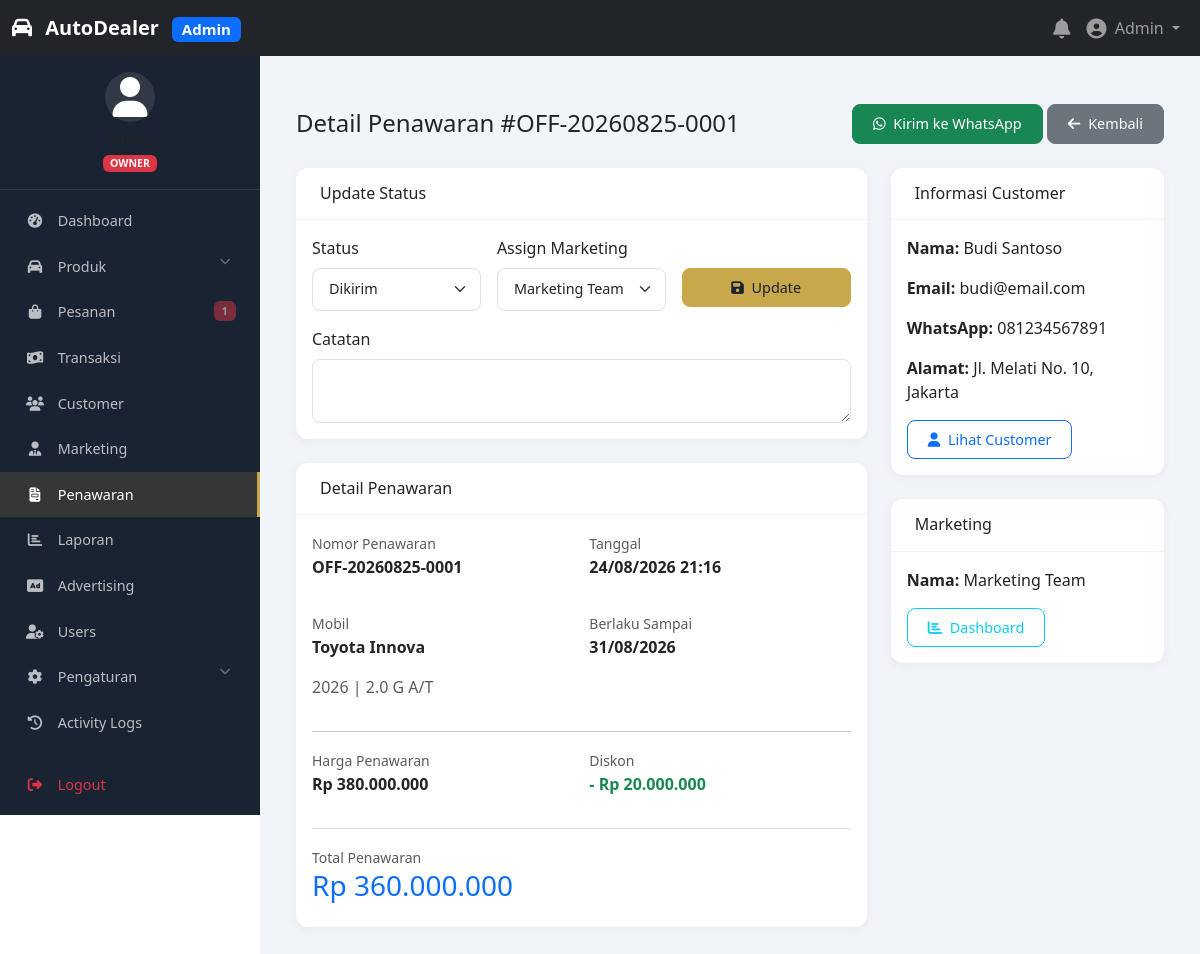
Screenshot of /admin/offers/detail.php?id=1 (signed in) with the database file from the repository.
### tables this page shows
CREATE TABLE IF NOT EXISTS users (
    id INT PRIMARY KEY AUTO_INCREMENT,
    username VARCHAR(50) UNIQUE DEFAULT NULL,
    email VARCHAR(100) UNIQUE NOT NULL,
    password VARCHAR(255) NOT NULL,
    first_name VARCHAR(50) DEFAULT NULL,
    last_name VARCHAR(50) DEFAULT NULL,
    phone VARCHAR(20) DEFAULT NULL,
    avatar VARCHAR(255) DEFAULT NULL,
    role ENUM('owner', 'supervisor', 'marketing', 'customer') DEFAULT 'customer',
    status ENUM('active', 'inactive', 'suspended') DEFAULT 'active',
    last_login DATETIME DEFAULT NULL,
    remember_token VARCHAR(255) DEFAULT NULL,
    created_at TIMESTAMP DEFAULT CURRENT_TIMESTAMP,
    updated_at TIMESTAMP DEFAULT CURRENT_TIMESTAMP ON UPDATE CURRENT_TIMESTAMP,
    INDEX idx_email (email),
    INDEX idx_username (username),
    INDEX idx_role (role),
    INDEX idx_status (status)
);

CREATE TABLE IF NOT EXISTS offers (
    id INT PRIMARY KEY AUTO_INCREMENT,
    offer_number VARCHAR(30) UNIQUE NOT NULL,
    customer_id INT NOT NULL,
    product_id INT NOT NULL,
    marketing_id INT DEFAULT NULL,
    price DECIMAL(15,2) NOT NULL,
    discount DECIMAL(15,2) DEFAULT 0,
    final_price DECIMAL(15,2) NOT NULL,
    notes TEXT DEFAULT NULL,
    status ENUM('draft', 'sent', 'accepted', 'rejected', 'expired') DEFAULT 'draft',
    valid_until DATE DEFAULT NULL,
    created_at TIMESTAMP DEFAULT CURRENT_TIMESTAMP,
    updated_at TIMESTAMP DEFAULT CURRENT_TIMESTAMP ON UPDATE CURRENT_TIMESTAMP,
    FOREIGN KEY (customer_id) REFERENCES customers(id) ON DELETE CASCADE,
    FOREIGN KEY (product_id) REFERENCES products(id) ON DELETE CASCADE,
    FOREIGN KEY (marketing_id) REFERENCES marketing(id) ON DELETE SET NULL,
    INDEX idx_offer_number (offer_number),
    INDEX idx_customer (customer_id),
    INDEX idx_status (status)
);

CREATE TABLE IF NOT EXISTS marketing (
    id INT PRIMARY KEY AUTO_INCREMENT,
    user_id INT NOT NULL,
    full_name VARCHAR(100) NOT NULL,
    email VARCHAR(100) UNIQUE NOT NULL,
    phone VARCHAR(20) DEFAULT NULL,
    target_sales INT DEFAULT 0,
    commission_rate DECIMAL(5,2) DEFAULT 0,
    status ENUM('active', 'inactive') DEFAULT 'active',
    created_at TIMESTAMP DEFAULT CURRENT_TIMESTAMP,
    updated_at TIMESTAMP DEFAULT CURRENT_TIMESTAMP ON UPDATE CURRENT_TIMESTAMP,
    FOREIGN KEY (user_id) REFERENCES users(id) ON DELETE CASCADE,
    INDEX idx_email (email),
    INDEX idx_status (status)
);

CREATE TABLE IF NOT EXISTS brands (
    id INT PRIMARY KEY AUTO_INCREMENT,
    name VARCHAR(50) NOT NULL,
    slug VARCHAR(50) UNIQUE NOT NULL,
    logo VARCHAR(255) DEFAULT NULL,
    description TEXT DEFAULT NULL,
    status ENUM('active', 'inactive') DEFAULT 'active',
    sort_order INT DEFAULT 0,
    created_at TIMESTAMP DEFAULT CURRENT_TIMESTAMP,
    updated_at TIMESTAMP DEFAULT CURRENT_TIMESTAMP ON UPDATE CURRENT_TIMESTAMP,
    INDEX idx_slug (slug),
    INDEX idx_status (status)
);

CREATE TABLE IF NOT EXISTS products (
    id INT PRIMARY KEY AUTO_INCREMENT,
    brand_id INT NOT NULL,
    model VARCHAR(100) NOT NULL,
    variant VARCHAR(100) DEFAULT NULL,
    slug VARCHAR(150) UNIQUE NOT NULL,
    year INT DEFAULT NULL,
    price DECIMAL(15,2) NOT NULL,
    promo_price DECIMAL(15,2) DEFAULT NULL,
    mileage INT DEFAULT NULL,
    transmission ENUM('Manual', 'Automatic', 'CVT', 'DCT') DEFAULT 'Manual',
    fuel_type ENUM('Bensin', 'Diesel', 'Electric', 'Hybrid') DEFAULT 'Bensin',
    color VARCHAR(50) DEFAULT NULL,
    `condition` ENUM('Baru', 'Bekas', 'Reconditioned') DEFAULT 'Baru',
    stock INT DEFAULT 1,
    vin VARCHAR(50) DEFAULT NULL,
    description TEXT DEFAULT NULL,
    specifications JSON DEFAULT NULL,
    is_featured BOOLEAN DEFAULT FALSE,
    is_promo BOOLEAN DEFAULT FALSE,
    status ENUM('available', 'sold', 'reserved', 'inactive') DEFAULT 'available',
    views INT DEFAULT 0,
    created_at TIMESTAMP DEFAULT CURRENT_TIMESTAMP,
    updated_at TIMESTAMP DEFAULT CURRENT_TIMESTAMP ON UPDATE CURRENT_TIMESTAMP,
    FOREIGN KEY (brand_id) REFERENCES brands(id) ON DELETE CASCADE,
    INDEX idx_brand (brand_id),
    INDEX idx_slug (slug),
    INDEX idx_status (status),
    INDEX idx_price (price),
    INDEX idx_year (year),
    INDEX idx_featured (is_featured),
    INDEX idx_promo (is_promo)
);

CREATE TABLE IF NOT EXISTS customers (
    id INT PRIMARY KEY AUTO_INCREMENT,
    user_id INT DEFAULT NULL,
    full_name VARCHAR(100) NOT NULL,
    email VARCHAR(100) UNIQUE NOT NULL,
    phone VARCHAR(20) NOT NULL,
    address TEXT DEFAULT NULL,
    city VARCHAR(50) DEFAULT NULL,
    province VARCHAR(50) DEFAULT NULL,
    postal_code VARCHAR(10) DEFAULT NULL,
    status ENUM('active', 'inactive') DEFAULT 'active',
    marketing_id INT DEFAULT NULL,
    source VARCHAR(50) DEFAULT NULL,
    created_at TIMESTAMP DEFAULT CURRENT_TIMESTAMP,
    updated_at TIMESTAMP DEFAULT CURRENT_TIMESTAMP ON UPDATE CURRENT_TIMESTAMP,
    FOREIGN KEY (user_id) REFERENCES users(id) ON DELETE SET NULL,
    FOREIGN KEY (marketing_id) REFERENCES marketing(id) ON DELETE SET NULL,
    INDEX idx_email (email),
    INDEX idx_phone (phone),
    INDEX idx_marketing (marketing_id),
    INDEX idx_status (status)
);

### admin/offers/detail.php (the view, shortened to what the rows shown need)
<?php
require_once '../../config/config.php';
require_once '../../includes/functions.php';
$auth->requireRole(['owner', 'supervisor', 'marketing']);
include '../includes/admin-header.php';
$db = Database::getInstance();
$id = $_GET['id'] ?? 0;
$stmt = $db->prepare("
    SELECT o.*, c.full_name as customer_name, c.phone, c.email, c.address,
           p.model, p.variant, p.year, b.name as brand_name,
           m.full_name as marketing_name,
           (SELECT image_path FROM product_images WHERE product_id = p.id AND is_primary = 1 LIMIT 1) as primary_image
    FROM offers o
    JOIN customers c ON o.customer_id = c.id
    JOIN products p ON o.product_id = p.id
    JOIN brands b ON p.brand_id = b.id
    LEFT JOIN marketing m ON o.marketing_id = m.id
    WHERE o.id = ?
");
$stmt->execute([$id]);
$offer = $stmt->fetch();
$stmt = $db->query("SELECT id, full_name FROM marketing WHERE status = 'active'");
$marketings = $stmt->fetchAll();
$whatsappMessage = "Halo " . $offer['customer_name'] . ",\n\n";
$whatsappMessage .= "Berikut adalah penawaran dari AutoDealer:\n\n";
$whatsappMessage .= "Mobil: " . $offer['brand_name'] . " " . $offer['model'] . " (" . $offer['year'] . ")\n";
$whatsappMessage .= "Harga: " . formatCurrency($offer['price']) . "\n";
$whatsappMessage .= "Diskon: " . formatCurrency($offer['discount']) . "\n";
$whatsappMessage .= "Total: " . formatCurrency($offer['final_price']) . "\n\n";
$whatsappMessage .= "Penawaran berlaku sampai: " . formatDateOnly($offer['valid_until']) . "\n\n";
$whatsappMessage .= "Untuk informasi lebih lanjut, silakan hubungi marketing kami.\n\n";
$whatsappMessage .= "Terima kasih,\nAutoDealer";
?>
<div class="d-flex justify-content-between align-items-center mb-4">
    <h4 class="mb-0">Detail Penawaran #<?= escape($offer['offer_number']) ?></h4>
    <div>
        <a href="<?= getWhatsAppLink($offer['phone'], $whatsappMessage) ?>"
           class="btn btn-success" target="_blank">
        </a>
        <a href="index.php" class="btn btn-secondary">
        </a>
    </div>
</div>
<div class="row g-4">
    <div class="col-lg-8">
        <div class="card mb-4">
            <div class="card-body">
                <form method="POST">
                    <div class="row g-3">
                        <div class="col-md-4">
                            <label class="form-label">Status</label>
                            <select name="status" class="form-select">
                                <option value="sent" <?= $offer['status'] == 'sent' ? 'selected' : '' ?>>Dikirim</option>
                            </select>
                        </div>
                        <div class="col-md-4">
                            <label class="form-label">Assign Marketing</label>
                            <select name="marketing_id" class="form-select">
                                <?php foreach ($marketings as $m): ?>
                                    <option value="<?= $m['id'] ?>" <?= $offer['marketing_id'] == $m['id'] ? 'selected' : '' ?>>
                                        <?= escape($m['full_name']) ?>
                                    </option>
                                <?php endforeach; ?>
                            </select>
                        </div>
                    </div>
                </form>
            </div>
        </div>
        <div class="card">
            <div class="card-body">
                <div class="row g-3">
                    <div class="col-md-6">
                        <small class="text-muted">Nomor Penawaran</small>
                        <p class="fw-bold"><?= escape($offer['offer_number']) ?></p>
                    </div>
                    <div class="col-md-6">
                        <small class="text-muted">Tanggal</small>
                        <p class="fw-bold"><?= formatDate($offer['created_at']) ?></p>
                    </div>
                    <div class="col-md-6">
                        <small class="text-muted">Mobil</small>
                        <p class="fw-bold"><?= escape($offer['brand_name']) ?> <?= escape($offer['model']) ?></p>
                        <p class="text-muted"><?= $offer['year'] ?> <?= !empty($offer['variant']) ? '| ' . escape($offer['variant']) : '' ?></p>
                    </div>
                    <div class="col-md-6">
                        <small class="text-muted">Berlaku Sampai</small>
                        <p class="fw-bold"><?= formatDateOnly($offer['valid_until']) ?></p>
                    </div>
                </div>
                <div class="row g-3">
                    <div class="col-md-6">
                        <small class="text-muted">Harga Penawaran</small>
                        <p class="fw-bold"><?= formatCurrency($offer['price']) ?></p>
                    </div>
                    <div class="col-md-6">
                        <small class="text-muted">Diskon</small>
                        <p class="fw-bold text-success">- <?= formatCurrency($offer['discount']) ?></p>
                    </div>
                    <div class="col-md-12">
                        <div class="border-top pt-3">
                            <small class="text-muted">Total Penawaran</small>
                            <h3 class="text-primary"><?= formatCurrency($offer['final_price']) ?></h3>
                        </div>
                    </div>
                </div>
            </div>
        </div>
    </div>
    <div class="col-lg-4">
        <div class="card mb-4">
            <div class="card-body">
                <p><strong>Nama:</strong> <?= escape($offer['customer_name']) ?></p>
                <p><strong>Email:</strong> <?= escape($offer['email']) ?></p>
                <p><strong>WhatsApp:</strong> <?= escape($offer['phone']) ?></p>
                <?php if (!empty($offer['address'])): ?>
                    <p><strong>Alamat:</strong> <?= nl2br(escape($offer['address'])) ?></p>
                <?php endif; ?>
                <a href="<?= ADMIN_URL ?>customers/detail.php?id=<?= $offer['customer_id'] ?>"
                   class="btn btn-sm btn-outline-primary">
                    <i class="fas fa-user me-1"></i> Lihat Customer
                </a>
            </div>
        </div>
        <div class="card">
            <div class="card-body">
                <?php if ($offer['marketing_id']): ?>
                    <p><strong>Nama:</strong> <?= escape($offer['marketing_name']) ?></p>
                    <a href="<?= ADMIN_URL ?>marketing/dashboard.php?id=<?= $offer['marketing_id'] ?>"
                       class="btn btn-sm btn-outline-info">
                        <i class="fas fa-chart-bar me-1"></i> Dashboard
                    </a>
                <?php else: ?>
                    <p class="text-muted">Belum diassign</p>
                <?php endif; ?>
            </div>
        </div>
    </div>
</div>
<?php include '../includes/admin-footer.php'; ?>

### admin/includes/admin-header.php (shortened to what the rows shown need)
<?php
require_once dirname(__DIR__, 2) . '/config/config.php';
require_once dirname(__DIR__, 2) . '/includes/functions.php';
$user = $auth->getCurrentUser();
?>
<!DOCTYPE html>
<html lang="id">
<head>
    <link href="https://cdn.jsdelivr.net/npm/bootstrap@5.3.0/dist/css/bootstrap.min.css" rel="stylesheet">
    <link rel="stylesheet" href="https://cdnjs.cloudflare.com/ajax/libs/font-awesome/6.5.0/css/all.min.css">
    <link rel="stylesheet" href="<?= ASSETS_URL ?>css/admin.css?v=<?= time() ?>">
    <link rel="stylesheet" href="<?= ASSETS_URL ?>css/responsive.css?v=<?= time() ?>">
</head>
<body>
    <nav class="navbar navbar-expand-lg navbar-dark bg-dark fixed-top">
        <div class="container-fluid">
            <div class="collapse navbar-collapse" id="adminNavbar">
                <ul class="navbar-nav ms-auto align-items-center">
                    <li class="nav-item dropdown">
                        <a class="nav-link dropdown-toggle" href="#" data-bs-toggle="dropdown">
                            <i class="fas fa-user-circle fa-lg me-1"></i>
                            <?= escape($user['first_name'] ?? $user['username'] ?? 'User') ?>
                        </a>
                    </li>
                </ul>
            </div>
        </div>
    </nav>
    <div class="admin-wrapper">
        <?php include 'admin-sidebar.php'; ?>
        <div class="admin-content">
            <div class="container-fluid py-4">

### admin/includes/admin-sidebar.php (shortened to what the rows shown need)
<?php
$user = $auth->getCurrentUser();
$role = $user['role'];
?>
<nav class="admin-sidebar">
    <div class="sidebar-user text-center py-3">
        <small class="text-muted">
            <span class="badge bg-<?= $role == 'owner' ? 'danger' : ($role == 'supervisor' ? 'warning' : 'info') ?>">
                <?= strtoupper($role) ?>
            </span>
        </small>
    </div>
</nav>

### rows the page displays
users: first_name "Admin", role "OWNER"
offers: offer_number "OFF-20260825-0001", status "Dikirim", marketing_id "Marketing Team", created_at "24/08/2026 21:16", brands.name "Toyota", product.model "Innova", product.year "2026", product.variant "2.0 G A/T", valid_until "31/08/2026", price "Rp 380.000.000", discount "Rp 20.000.000", final_price "Rp 360.000.000", customer.full_name "Budi Santoso", customer.email "budi@email.com", customer.phone "081234567891", customer.address "Jl. Melati No. 10, Jakarta", marketing.full_name "Marketing Team"

### other values shown
$pending "1"
